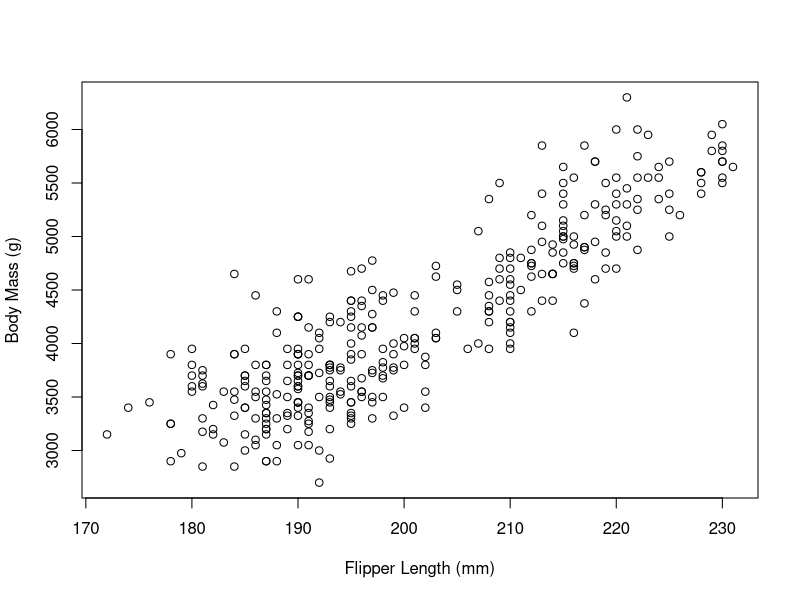
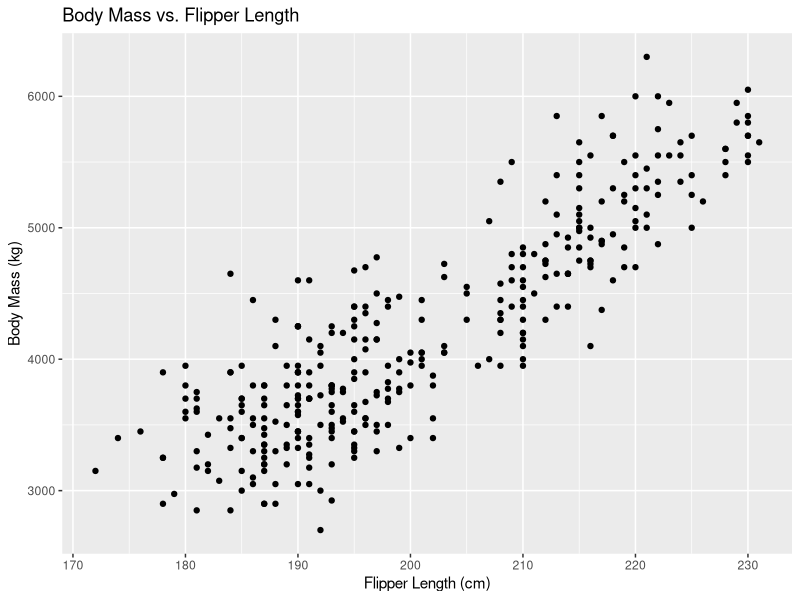
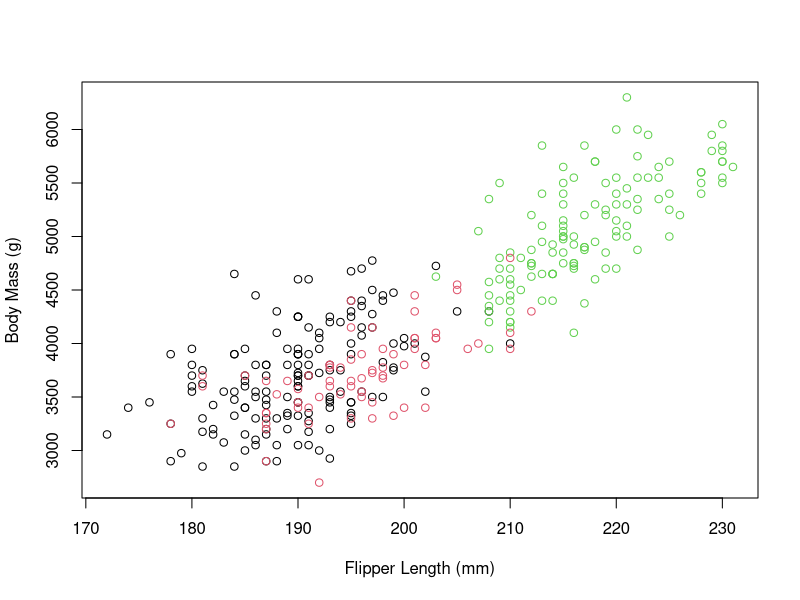
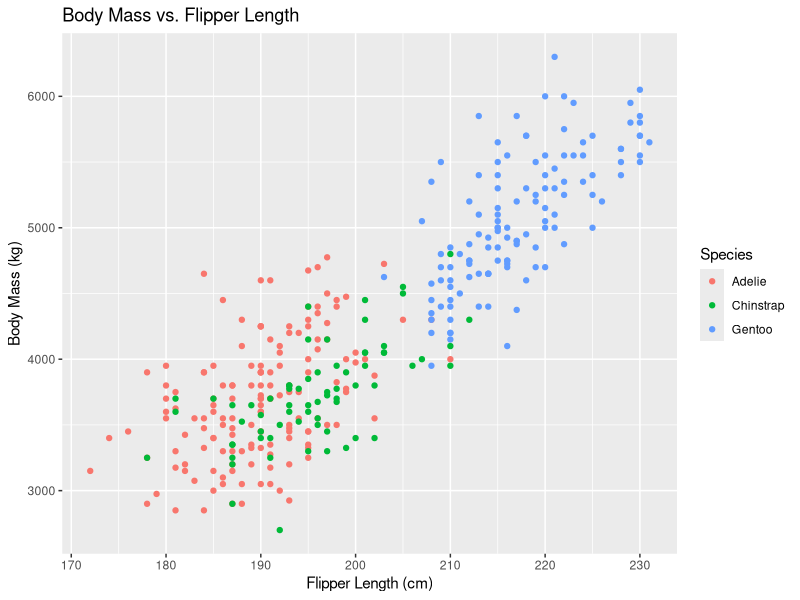
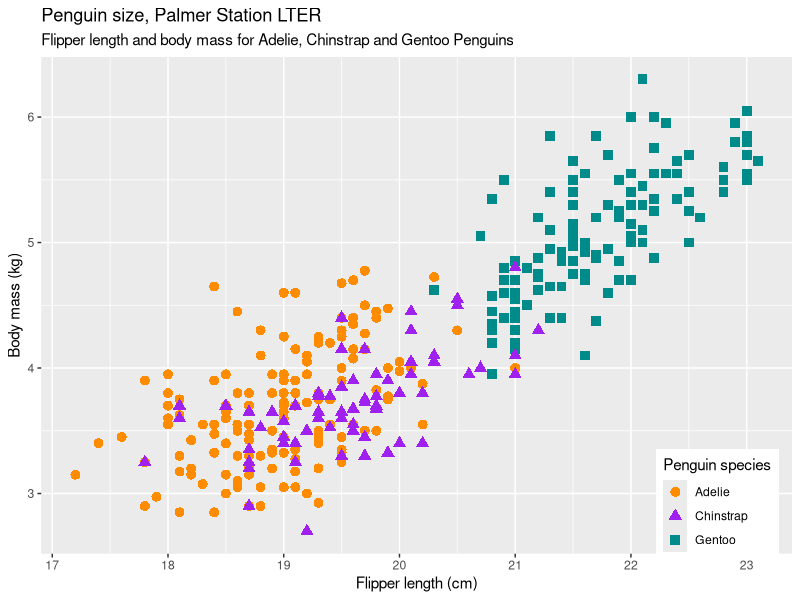
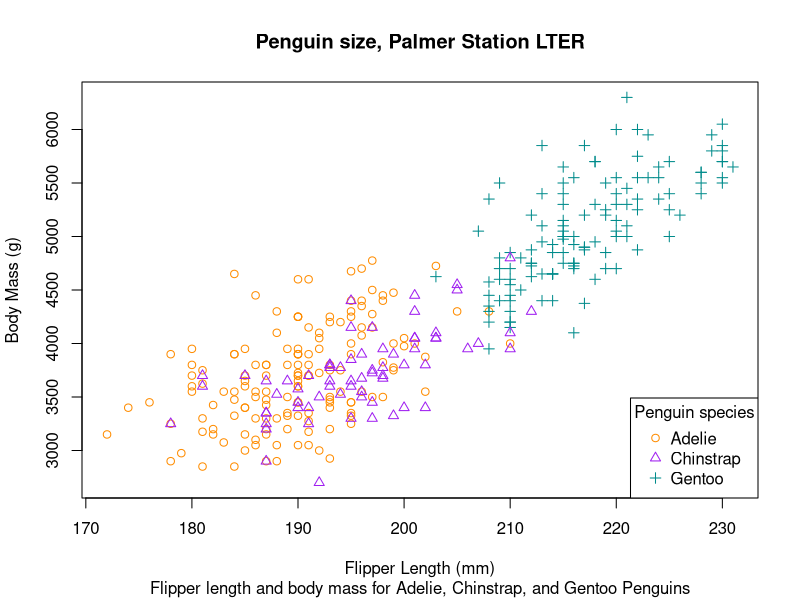
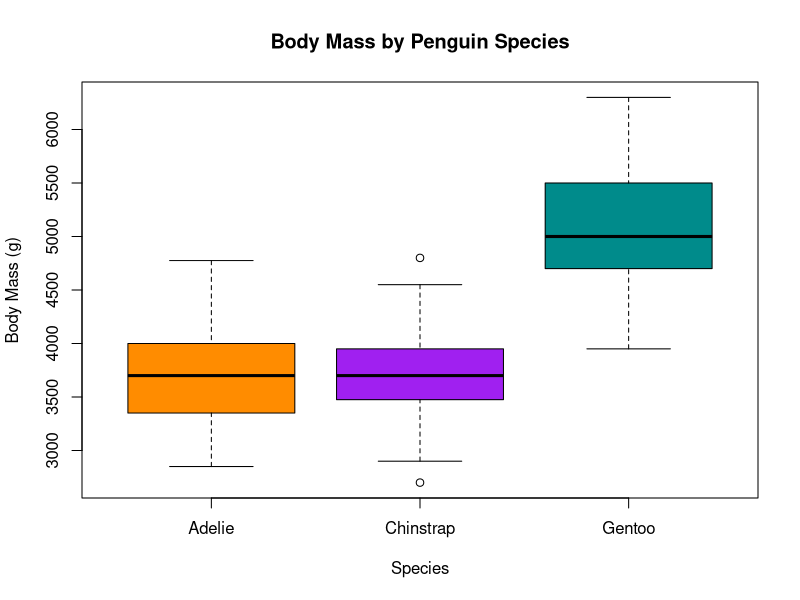
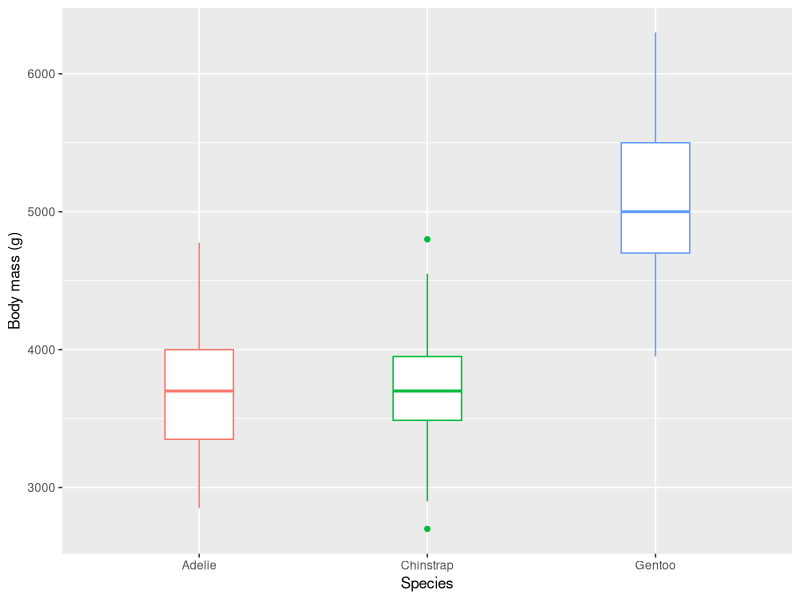

Generate these figures, in order, with R:
## ---- chunk 1
#standardize figure sizes
knitr::opts_chunk$set(fig.width = 8.5, fig.height = 8.5)
options(tibble.width = Inf)  # Set to Inf to attempt to print all columns of tibbles
## ---- chunk 2
suppressPackageStartupMessages(library(tidyverse))
#install.packages('palmerpenguins')
library(palmerpenguins)
## ---- chunk 3
#what class is our data
class(penguins)

head(penguins)
## ---- chunk 4
head(penguins$flipper_length_mm)
class(penguins$flipper_length_mm)
## ---- chunk 5
head(penguins$flipper_length_mm)
class(penguins$flipper_length_mm)
#simple base r plot with x and y axis labeled
plot(penguins$flipper_length_mm, penguins$body_mass_g,
     xlab = "Flipper Length (mm)", ylab = "Body Mass (g)")

# same plot in tidyverse
ggplot(penguins, aes(x = flipper_length_mm, y = body_mass_g,)) +
  geom_point() +
  labs(x = "Flipper Length (cm)", y = "Body Mass (kg)",
       title = "Body Mass vs. Flipper Length")
## ---- chunk 6
# color dots by species
plot(penguins$flipper_length_mm, penguins$body_mass_g,
     xlab = "Flipper Length (mm)", ylab = "Body Mass (g)",
     col = penguins$species) 

ggplot(penguins, aes(x = flipper_length_mm, y = body_mass_g, color = species)) +
  geom_point() +
  labs(x = "Flipper Length (cm)", y = "Body Mass (kg)",
       title = "Body Mass vs. Flipper Length",
       color = "Species")
## ---- chunk 7

#do we remember how to create new columns in our tibble? 
penguins <- penguins %>%
  mutate(body_mass_kg = 0.001 * body_mass_g,
         flipper_length_cm = 0.1 * flipper_length_mm)

# Even more complex example with custom labels, colors, and fig legend position
ggplot(data = penguins, aes(x = flipper_length_cm, y = body_mass_kg)) +
  geom_point(aes(color = species, shape = species), size = 3) +
  scale_color_manual(values = c("darkorange","purple","cyan4")) +
  labs(title = "Penguin size, Palmer Station LTER",
       subtitle = "Flipper length and body mass for Adelie, Chinstrap and Gentoo Penguins",
       x = "Flipper length (cm)",
       y = "Body mass (kg)",
       color = "Penguin species",
       shape = "Penguin species") +
  theme(legend.position = c(0.9, 0.1))

#Similar figure using base R
species_colors <- c("darkorange", "purple", "cyan4")

plot(penguins$flipper_length_mm, penguins$body_mass_g,
     xlab = "Flipper Length (mm)", ylab = "Body Mass (g)",
     main = "Penguin size, Palmer Station LTER",
     sub = "Flipper length and body mass for Adelie, Chinstrap, and Gentoo Penguins",
     pch = as.numeric(penguins$species), # Assign shapes based on species
     col = species_colors[penguins$species]) # Assign colors based on species

# Add legend
legend("bottomright", legend = levels(penguins$species),
       col = species_colors, pch = 1:3, #assign correct color and shape codes to legend
       title = "Penguin species")
## ---- chunk 8
# Base R boxplot of body mass values in each species
boxplot(body_mass_g ~ species, data = penguins,
        col = c("darkorange", "purple", "cyan4"),
        main = "Body Mass by Penguin Species",
        xlab = "Species",
        ylab = "Body Mass (g)")

ggplot(data = penguins, aes(x = species, y = body_mass_g)) +
  geom_boxplot(aes(color = species), width = 0.3, show.legend = FALSE) +
  labs(x = "Species",
       y = "Body mass (g)")
## ---- chunk 9
# overlay the raw data points using geom_jitter
ggplot(data = penguins, aes(x = species, y = body_mass_g)) +
  geom_boxplot(aes(color = species), width = 0.3, show.legend = FALSE) +
  geom_jitter(aes(color = species), alpha = 0.5, show.legend = FALSE, 
     position = position_jitter(width = 0.2)) +
  labs(x = "Species",
       y = "Body mass (g)")

# Create the boxplot
boxplot(body_mass_g ~ species, data = penguins,
        col = c("darkorange", "purple", "cyan4"),
        main = "Body Mass by Penguin Species",
        xlab = "Species",
        ylab = "Body mass (g)")

# Add overlaid points (jittered). Factor controls the width of the points\
#cex controls their size, and pch controls the symbol
points(jitter(as.numeric(penguins$species), factor = 1.5),
       penguins$body_mass_g,
       pch = 16, cex = 0.8)

# Add custom legend (optional)
legend("bottomright", legend = levels(penguins$species),
       fill = c("darkorange", "purple", "cyan4"),
       title = "Penguin species")
## ---- chunk 10
# simple histogram of flipper length
hist(penguins$bill_depth_mm, main = "Histogram of Penguin Bill Depth", xlab = "Bill Depth (mm)")
# a simple histogram of flipper length in ggplot
ggplot(data = penguins, aes(x = bill_depth_mm)) +
  geom_histogram() 

#change the number of bins to your liking 
hist(penguins$bill_depth_mm, breaks = 30, main = "Histogram of Penguin Bill Depth", xlab = "Bill Depth (mm)")

# for ggplot we specify the width of the bins
ggplot(data = penguins, aes(x = bill_depth_mm)) +
  geom_histogram(binwidth=0.5) 
## ---- chunk 11

ggplot(data = penguins, aes(x = bill_depth_mm)) +
  geom_histogram(aes(fill = species)) 

# Making the colors more transparent to see overlaps with alpha 
ggplot(data = penguins, aes(x = bill_depth_mm)) +
  geom_histogram(aes(fill = species), alpha = 0.6, position = "identity")

#fancier, with new colors and labels
ggplot(data = penguins, aes(x = bill_depth_mm)) +
  geom_histogram(aes(fill = species), alpha = 0.5, position = "identity") +
  scale_fill_manual(values = c("darkorange","purple","cyan4")) +
  labs(x = "Flipper length (mm)",
       y = "Frequency",
       title = "Penguin flipper lengths")
## ---- chunk 12
# Calculate the mean bill depth for each species
mean_depth <- penguins %>%
  group_by(species) %>%
  summarize(mean_bill_depth = mean(bill_depth_mm, na.rm = TRUE))

# add a line representing the mean to the histogram
ggplot(penguins, aes(x = bill_depth_mm, fill = species)) +
  geom_histogram(aes(fill = species), alpha = 0.5, position = "identity") +
  scale_fill_manual(values = c("darkorange","purple","cyan4")) +
  labs(x = "Flipper length (mm)",
     y = "Frequency",
     title = "Penguin flipper lengths")+
  geom_vline(data = mean_depth, aes(xintercept = mean_bill_depth),
     color = "red", linetype = "dashed", size = 1) +
  geom_text(data = mean_depth, aes(x = mean_bill_depth, y = 10,
     label = paste(species, "mean:", round(mean_bill_depth, 2))),
     color = "black", vjust = -0.5, 
     hjust = 0.5, size = 4, 
     position = position_jitter(height = 2, width = 0)) 
## ---- chunk 13
# Scatter plots with facet_grid
ggplot(data = penguins, aes(x = flipper_length_cm, y = body_mass_kg)) +
  geom_point(aes(color = species, shape = species), size = 3) +
  scale_color_manual(values = c("darkorange","purple","cyan4")) +
  labs(title = "Penguin size, Palmer Station LTER",
       subtitle = "Flipper length and body mass for Adelie, Chinstrap and Gentoo Penguins",
       x = "Flipper length (cm)",
       y = "Body mass (kg)",
       color = "Penguin species",
       shape = "Penguin species") +
  theme(legend.position = c(0.9, 0.1), # x and y on a relative scale (0-1)
        plot.title.position = "plot",
        plot.caption = element_text(hjust = 0, face= "italic"),
        plot.caption.position = "plot") +
  facet_grid(. ~ year) 

#Boxplots with facet_grid
ggplot(data = penguins, aes(x = species, y = body_mass_g)) +
  geom_boxplot(aes(color = species), width = 0.3, show.legend = FALSE) +
  geom_jitter(aes(color = species), alpha = 0.5, show.legend = FALSE, position = position_jitter(width = 0.2)) +
  labs(x = "Species",
       y = "Body mass (g)") +
  facet_grid(. ~ year) 

# Histograms with facet_grid for year
ggplot(penguins, aes(x = bill_depth_mm, fill = species)) +
  geom_histogram(aes(fill = species), 
     alpha = 0.5, 
     position = "identity",
     binwidth=0.5) +
  scale_fill_manual(values = c("darkorange","purple","cyan4")) +
  labs(x = "Flipper length (mm)",
     y = "Frequency",
     title = "Penguin flipper lengths")+
  geom_vline(data = mean_depth, aes(xintercept = mean_bill_depth),
     color = "red", linetype = "dashed", size = 1) +
  geom_text(data = mean_depth, aes(x = mean_bill_depth, y = 10,
     label = paste(species, "mean:", round(mean_bill_depth, 2))),
     color = "black", vjust = -0.3, hjust = 0.5, size = 4, 
     position = position_jitter(height = 2, width = 0)) +
  facet_grid(year ~ .) 
